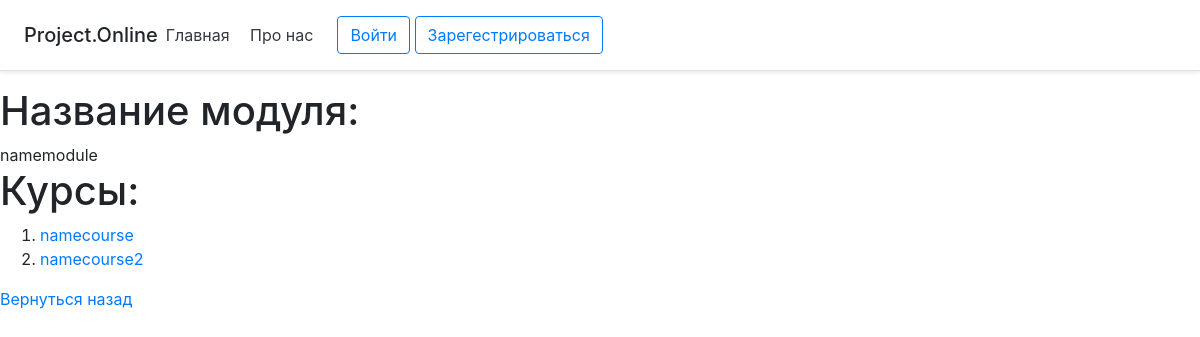
Screenshot of /detail/24 with the database file from the repository.
### main/models.py (models this page shows, shortened)
class Module(models.Model):
    DONE = {
        ('0', 'START'),
        ('1', 'CONTINUE'),
        ('2', 'STOP')
    }
    name = models.CharField('Название', max_length=50)
    status = models.TextField(choices=DONE)
    author = models.ForeignKey(
        'CustomUser',
        on_delete=models.CASCADE
    )

class Course(models.Model):
    cases = models.ForeignKey(
        'Cases',
        on_delete=models.CASCADE)
    name1 = models.TextField()
    information = models.TextField()

### main/views.py (the view)
# urls.py: path('detail/<int:id>', views.detail_page, name='detail_page'),
def detail_page(request, id):
    get_article = Module.objects.get(id=id)
    get_article.status = 1
    get_article.save()
    courses = Course.objects.raw(
                'SELECT main_course.name1, main_course.id FROM main_course JOIN (SELECT main_modulecourse.course_id_id FROM   main_module  JOIN main_modulecourse  ON %s = main_module.id and main_modulecourse.module_id_id = %s) MC ON MC.course_id_id = main_course.id',
                [get_article.id, get_article.id])
    request_past = request.META.get('HTTP_REFERER')
    context = {
        'get_article': get_article,
        'courses': courses,
        'request_past': request_past
    }
    template = 'main/detail.html'
    return render(request, template,  context)

### main/templates/main/detail.html (shortened to what this page needs)
<!doctype html>
<html lang="ru">
<head>
   <link rel="stylesheet" href="https://stackpath.bootstrapcdn.com/bootstrap/4.3.1/css/bootstrap.min.css">
</head>
<body>
        <header class="d-flex flex-column flex-md-row align-items-center p-3 px-md-4 mb-3 bg-white border-bottom shadow-sm">
          <p class="h5 my-0 me-md-auto fw-normal">Project.Online</p>
          <nav class="my-2 my-md-0 me-md-3">
            <a class="p-2 text-dark" href="{% url 'home' %}">Главная</a>
            <a class="p-2 text-dark" href="{% url 'about' %}">Про нас</a>
          </nav>
       <span class="p-2 text-dark">{{ user.first_name}} {{ user.last_name }} {{ user.username }}</span>
            <nav class="my-2 my-md-0 me-md-3">
            {% if user.is_authenticated %}
          <a class="btn btn-outline-primary" href="{% url 'logout' %}">Выйти</a>
            {% else %}
            <a class="btn btn-outline-primary" href="{% url 'login' %}">Войти</a>
            <a class="btn btn-outline-primary" href="{% url 'register' %}">Зарегестрироваться</a>
                </nav>
            {% endif %}
        </header>
    <h1>Название модуля:</h1>
        {{get_article.name}}
    <h1>Курсы:</h1>
        <ol>
            {% for i in courses %}
            <li><a href = '/detail_course/{{i.id}}'>{{ i.name1 }}</a></li>
            {% endfor %}
        </ol>
    <a href="{% url 'personal_account' %}"> Вернуться назад</a>
</body>
</html>

### main/templates/main/detail.html (style rules this page uses)
header { margin: 0 auto; }

### rows the page displays
Module: name "namemodule"
Course: name1 "namecourse"
Course: name1 "namecourse2"
